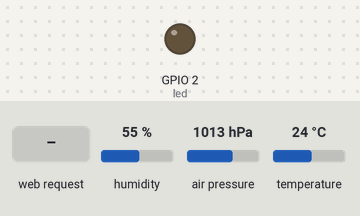
The program below on a simulated ESP32. Shown: output pins drawn as LEDs (lit = HIGH). The test bench sets the inputs (shaded band); at power-on: humidity 55 %, air pressure 1013 hPa, temperature 24 °C. Storage starts empty; what the program prints to the serial monitor is not drawn.

Above: at 1.2 s.
1.3 s: HTTP request GET /on received
At 2.0 s:
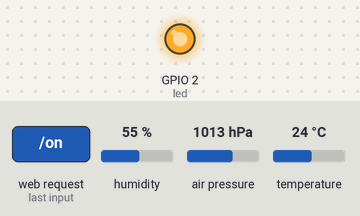
Timing chart, 0 to 4.3 s (numbered marks = the images above; inputs shaded):
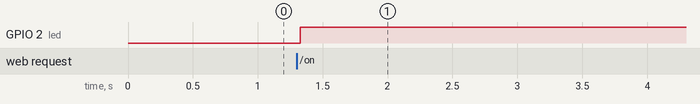

Measured:
- after the input at 1.3 s, GPIO 2 (led): LOW → HIGH at once

The program:

main.cpp
```cpp
// Stéphane Nario
// Application d'ouverture automatique toit cabane
// 2020
// Merci à Thommy Desrochers et aux auteurs des librairies

#include <Arduino.h>
#include <ESPAsyncWebServer.h>
#include <SPIFFS.h>
#include <WiFi.h>
#include <Adafruit_BME280.h>

#define SEALEVELPRESSURE_HPA (1013.25) // Pression atmosphérique au niveau de la mer

Adafruit_BME280 bme; // objet BME

float temperature, humidity, pressure, altitude; // Variables

const char *ssid = "ESP32AP";
const char *password = "MDP1234";
//------------------------------------------------------ Constantes
//const int led = 2;
const int capteurToit = 34;
const int led = 2;
//const int captToitA_Haut = 34;
//const int captToitA_Bas = 35;
//const int toitB = 3;
//const int captToitB_Haut = 32;
//const int captToitB_Bas = 33;


AsyncWebServer server(80);

//------------------------------------------------------- Variables
int etat = 0;

void setup()
{
//----------------------------------------------------Serial
  Serial.begin(115200);
  Serial.println("\n");

  bme.begin(0x76);

  //----------------------------------------------------GPIO
  pinMode(led, OUTPUT);
  //pinMode(toitB, OUTPUT);
  //digitalWrite(toitA, LOW);
  //digitalWrite(toitB, LOW);
  pinMode(capteurToit, INPUT);
  //pinMode(captToitA_Bas, INPUT);
  //pinMode(captToitB_Haut, INPUT);
  //pinMode(captToitB_Bas, INPUT);


  //----------------------------------------------------SPIFFS
  if(!SPIFFS.begin())
  {
    Serial.println("Erreur SPIFFS...");
    return;
  }

  File root = SPIFFS.open("/");
  File file = root.openNextFile();

  while(file)
  {
    Serial.print("File: ");
    Serial.println(file.name());
    file.close();
    file = root.openNextFile();
  }

  //----------------------------------------------------WIFI

Serial.println("Création du point d'accés");
WiFi.softAP(ssid,password);
Serial.print("Adresse IP: ");
Serial.println(WiFi.softAPIP());                            // On affiche l'adresse IP du serveur

  //----------------------------------------------------SERVER
  server.on("/", HTTP_GET, [](AsyncWebServerRequest *request)
  {
    request->send(SPIFFS, "/index.html", "text/html");      // Le serveur envoie au client le fichier index.html
  });

  server.on("/w3.css", HTTP_GET, [](AsyncWebServerRequest *request)
  {
    request->send(SPIFFS, "/w3.css", "text/css");           // Le serveur envoie au client la bibliotheque W3.css pour l'affichage correct de la page index.html
  });

  server.on("/script.js", HTTP_GET, [](AsyncWebServerRequest *request)
  {
    request->send(SPIFFS, "/script.js", "text/javascript"); // Le serveur envoie au client le fichier javascript
  });

  server.on("/lireCapteur", HTTP_GET, [](AsyncWebServerRequest *request)
  {
    int val = digitalRead(capteurToit);       // Envoie l'état de la led (1 si allumée, 0 si éteint)
    String ValCapteurToit = String(val);
    request->send(200, "text/plain", ValCapteurToit);
  });

  server.on("/lireTemperature", HTTP_GET, [](AsyncWebServerRequest *request)
  {
    String temp = String(temperature);
    request->send(200, "text/plain", temp);
  });

  server.on("/on", HTTP_GET, [](AsyncWebServerRequest *request)
  {
    if (etat == 0){
    digitalWrite(led, HIGH);
    etat = 1;
    request->send(200);
    }
    else {
    digitalWrite(led, LOW);
    etat = 0;
    request->send(200);
    }
  });

  //server.on("/off", HTTP_GET, [](AsyncWebServerRequest *request)
  //{
  //  digitalWrite(led, LOW);
  //  request->send(200);
  //});

  server.begin();
  Serial.println("Serveur actif!");
}

void loop()
{

//void handle_OnConnect() {
  temperature = bme.readTemperature();
  humidity = bme.readHumidity();
  pressure = bme.readPressure() / 100.0F;
  altitude = bme.readAltitude(SEALEVELPRESSURE_HPA);
// server.send(200, "text/html", SendHTML(temperature,humidity,pressure,altitude));
//}
Serial.print ("Température : ");
Serial.print (temperature);
Serial.println (" °C");
Serial.print ("Humididée : ");
Serial.print (humidity);
Serial.println (" %");
Serial.print ("Pression : ");
Serial.print (pressure);
Serial.println (" HPa");
Serial.print ("Altitude : ");
Serial.print (altitude);
Serial.println (" mètres");
Serial.println ("\n");
delay(5000);
}
```
